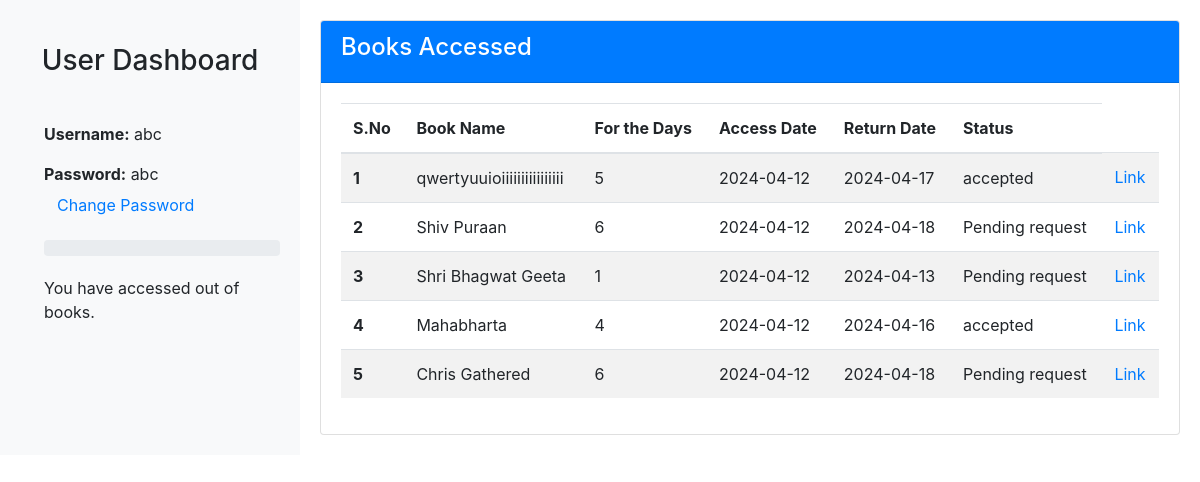
The app's page /user_dashboard/7 with its own data.
### app.py (models this page shows)
class User(db.Model):
    user_id = db.Column(db.Integer, primary_key=True)
    username = db.Column(db.String(80), unique=True, nullable=False)
    password = db.Column(db.String(120), nullable=False)

class UserBookAccess(db.Model):
    id = db.Column(db.Integer, primary_key=True)
    user_id = db.Column(db.Integer, db.ForeignKey('user.user_id'), nullable=True)
    book_id = db.Column(db.Integer, db.ForeignKey('book.id'), nullable=False)
    access_type = db.Column(db.String(50), nullable=False)  # Define the type of access (e.g., read, write, etc.)
    days = db.Column(db.Integer, nullable=False)  # Number of days the access is granted for
    book_name = db.Column(db.String(100))  # Add column for book name
    user_name = db.Column(db.String(80))   # Add column for user name
    request_date = db.Column(Date, nullable=False, default=datetime.utcnow)
    user = db.relationship('User', backref=db.backref('book_access', cascade='all, delete-orphan'))
    book = db.relationship('Book', backref=db.backref('user_access', cascade='all, delete-orphan'))

### app.py (the view)
@app.route("/user_dashboard/<int:user_id>")
def user_dashboard(user_id):
    user = User.query.get(user_id)
    if user:
        requestAccess = UserBookAccess.query.filter_by(user_id=user_id).all()
        for book in requestAccess:
            book.return_date = book.request_date + timedelta(days=book.days)
        return render_template("user_dashboard.html", user=user , requestAccess=requestAccess , timedelta=timedelta)
    else:
        return "User not found", 404

### templates/user_dashboard.html (shortened to what this page needs)
<!DOCTYPE html>
<html lang="en">
<head>
  <link rel="stylesheet" href="https://stackpath.bootstrapcdn.com/bootstrap/4.5.2/css/bootstrap.min.css">
</head>
<body>
  <div class="container-fluid">
    <div class="row">
      <div class="col-md-3 sidebar">
        <div class="py-4 text-center">
          <h3>User Dashboard</h3>
        </div>
        <div class="pl-4">
          <p><strong>Username:</strong> {{ user.username }}</p>
          <p><strong>Password:</strong> {{ user.password }} <button class="btn btn-link">Change Password</button></p>
          <div class="progress">
          </div>
          <p class="mb-4">You have accessed <strong>{{ user.books_accessed }}</strong> out of <strong>{{ user.total_books }}</strong> books.</p>
        </div>
      </div>
      <div class="col-md-9 main-content">
        <div class="card">
          <div class="card-header">
            <h4 class="text-white">Books Accessed</h4>
          </div>
          <div class="card-body">
            <div class="table-responsive">
                <table class="table table-striped">
                    <thead>
                        <tr>
                          <th scope="col">S.No</th>
                          <th scope="col">Book Name</th>
                          <th scope="col">For the Days</th>
                          <th scope="col">Access Date</th>
                          <th scope="col">Return Date</th>
                          <th scope="col">Status</th>
                        </tr>
                    </thead>
                    <tbody>
                        {% for book in requestAccess %}
                        <tr>
                          <th>{{ loop.index }}</th>
                            <td>{{ book.book_name }}</td>
                            <td>{{ book.days }}</td>
                            <td>{{ book.request_date.strftime("%Y-%m-%d") }}</td>
                            <td>{{ book.return_date.strftime("%Y-%m-%d") }}</td>
                            <td>{{ book.access_type }}</td>
                            <td><a href="{{ url_for('view_book', book_id=book.book_id , user_id = book.user_id) }}">Link</a></td>
                        </tr>
                        {% endfor %}
                    </tbody>
                </table>
            </div>
        </div>
        </div>
      </div>
    </div>
  </div>
</body>
</html>

### templates/user_dashboard.html (style rules this page uses)
.sidebar { background-color: #f8f9fa; padding: 20px; }
.sidebar h3 { margin-bottom: 20px; }
.progress { margin-bottom: 20px; }
.main-content { padding: 20px; }
.card-header { background-color: #007bff; color: #fff; }

### records on screen
User: username "abc", password "abc"
UserBookAccess: book_name "qwertyuuioiiiiiiiiiiiiiiii", days "5", request_date "2024-04-12", return_date "2024-04-17", access_type "accepted"
UserBookAccess: book_name "Shiv Puraan", days "6", request_date "2024-04-12", return_date "2024-04-18", access_type "Pending request"
UserBookAccess: book_name "Shri Bhagwat Geeta", days "1", request_date "2024-04-12", return_date "2024-04-13", access_type "Pending request"
UserBookAccess: book_name "Mahabharta", days "4", request_date "2024-04-12", return_date "2024-04-16", access_type "accepted"
UserBookAccess: book_name "Chris Gathered", days "6", request_date "2024-04-12", return_date "2024-04-18", access_type "Pending request"
